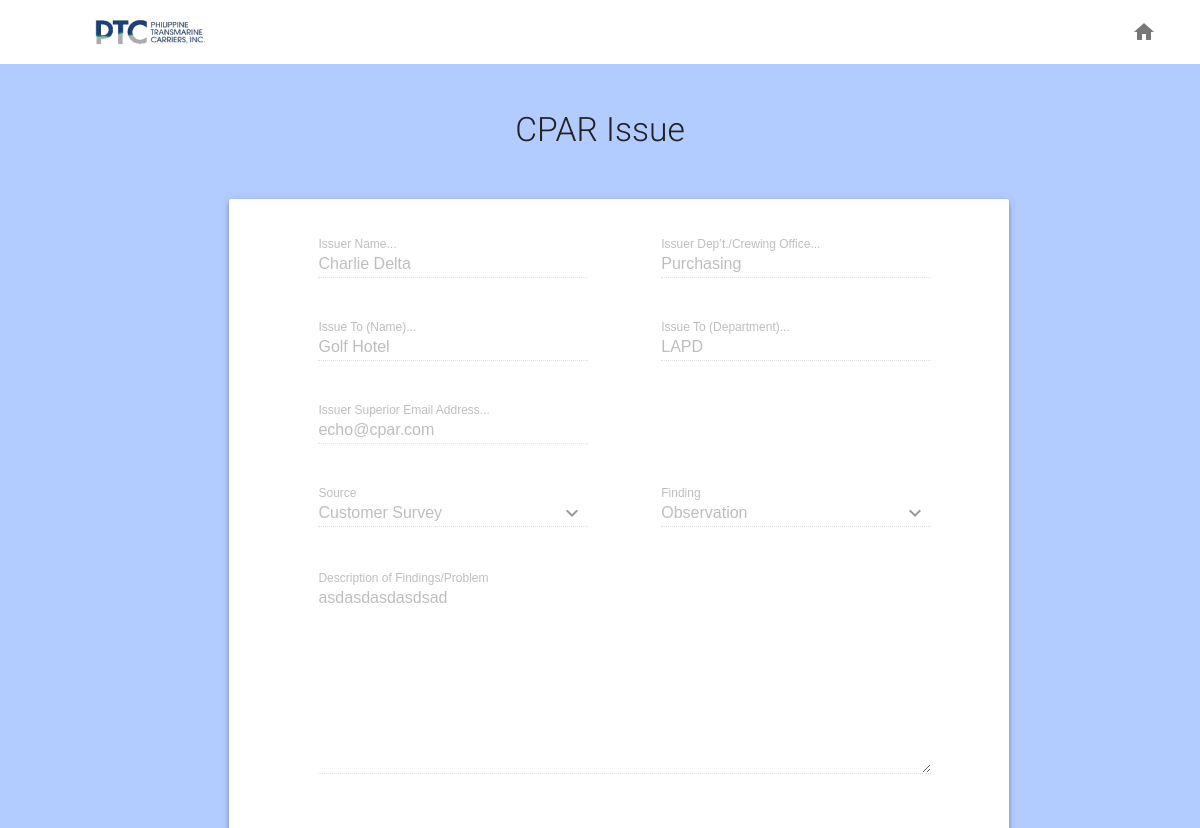
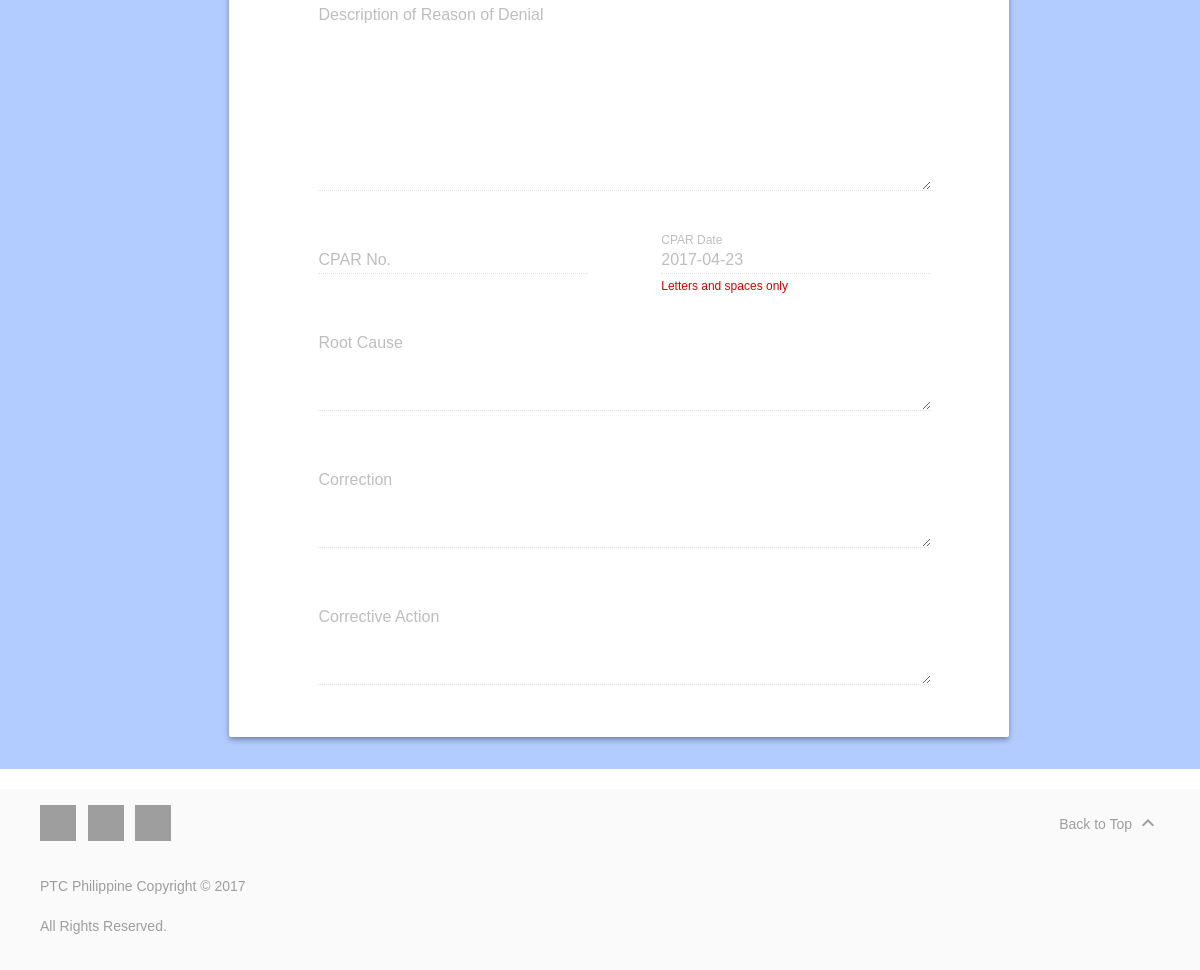
/issuer-view-issue.php?issue_id_to_view=1 (signed in), run on the app's committed database (2 pictures, top to bottom).
### tables this page shows
CREATE TABLE `iss` (
  `ISS_ID` int(11) NOT NULL AUTO_INCREMENT,
  `ISS_SRC` varchar(50) DEFAULT NULL,
  `ISS_FNDNG` varchar(50) DEFAULT NULL,
  `ISS_FNDNG_DSC` longtext,
  `ISS_APPRVL_STS` varchar(50) DEFAULT NULL,
  `ISS_VLDT_STS` varchar(50) DEFAULT NULL,
  `ISS_RSN_FR_DNL` longtext,
  `ISS_DT` date DEFAULT NULL,
  `ISS_TM` time DEFAULT NULL,
  `ISS_USR_ISSR_ID` int(11) DEFAULT NULL,
  `ISS_USR_SPR_ID` int(11) DEFAULT NULL,
  `ISS_USR_CNCRN_ID` int(11) DEFAULT NULL,
  `ISS_CNCRN_ID` int(11) DEFAULT NULL,
  `ISS_DT_CRTD` date DEFAULT NULL,
  `ISS_DT_APPRVD` date DEFAULT NULL,
  PRIMARY KEY (`ISS_ID`),
  KEY `ISS_USR_ID` (`ISS_USR_ISSR_ID`),
  KEY `ISS_USR_SPR_ID` (`ISS_USR_SPR_ID`),
  KEY `ISS_USR_CNCRN_ID` (`ISS_USR_CNCRN_ID`),
  KEY `ISS_CNCRN_ID` (`ISS_CNCRN_ID`)
);

CREATE TABLE `usr` (
  `USR_ID` int(11) unsigned NOT NULL AUTO_INCREMENT,
  `USR_NM` varchar(25) DEFAULT NULL,
  `USR_EML` varchar(25) DEFAULT NULL,
  `USR_DPRTMNT` varchar(25) DEFAULT NULL,
  `USR_ACCNT_ID` int(11) unsigned DEFAULT NULL,
  `USR_ACCNT_TYP_ID` int(11) unsigned DEFAULT NULL,
  PRIMARY KEY (`USR_ID`),
  KEY `U_ACCNT_ID` (`USR_ACCNT_ID`),
  KEY `USR_ACCNT_TYP` (`USR_ACCNT_TYP_ID`)
);

CREATE TABLE `iss_cncrn` (
  `ISS_CNCRN_ID` int(11) unsigned NOT NULL AUTO_INCREMENT,
  `ISS_CPR_NMBR` varchar(50) DEFAULT NULL,
  `ISS_RT_CSE` longtext,
  `ISS_CRRCTN` longtext,
  `ISS_CRRCTN_ACTN` longtext,
  `ISS_CPR_DT` date DEFAULT NULL,
  `ISS_CNCRN_APPRVL_STS` varchar(50) DEFAULT NULL,
  `ISS_CNCRN_VLDT_STS` varchar(50) DEFAULT NULL,
  `ISS_CNCRN_RSN_FR_DNL` longtext,
  `ISS_CNCRN_ISS_ID` int(11) unsigned DEFAULT NULL,
  PRIMARY KEY (`ISS_CNCRN_ID`),
  KEY `ISS_CNCRN_ISS_ID` (`ISS_CNCRN_ISS_ID`)
);

### include/view_issue_load_data.php (called while the page is built, shortened)
<?php
require_once('connect/connect.php');
if(isset($_GET['issue_id_to_view'])){
	$iss_id = $_GET['issue_id_to_view'];
	$sql_stmt = 'SELECT *
					FROM ISS
					WHERE ISS.ISS_ID = ' . $iss_id . ' LIMIT 1';
	if($sql = mysqli_query($con, $sql_stmt)) {
		while ($row = mysqli_fetch_array($sql, MYSQLI_ASSOC)){
			$iss_apprvl_sts = $row['ISS_APPRVL_STS'];
			$iss_vldt_sts = $row['ISS_VLDT_STS'];
			$iss_rsn_fr_dnl = $row['ISS_RSN_FR_DNL'];
			$iss_emp_id = $row['ISS_CNCRN_ID'];
			$iss_dt_apprvd = $row['ISS_DT_APPRVD'];
			$iss_data[] = $row;
		}
	}
	if($iss_apprvl_sts == 'Denied' || $iss_vldt_sts == 'VALIDATE' || empty($iss_vldt_sts)
		|| !empty($iss_rsn_fr_dnl) || empty($iss_emp_id) || empty($iss_dt_apprvd)) {
		$sql_stmt = 'SELECT *
						FROM ISS, USR
						WHERE ISS.ISS_USR_ISSR_ID=USR.USR_ID
						AND ISS.ISS_ID='.$iss_id.' LIMIT 1';
		if($sql = mysqli_query($con, $sql_stmt)) {
			while ($row = mysqli_fetch_array($sql, MYSQLI_ASSOC)) {
				$issr_data[] = $row;
			}
		}
		$sql_stmt = 'SELECT *
						FROM ISS, USR
						WHERE ISS.ISS_USR_SPR_ID=USR.USR_ID
						AND ISS.ISS_ID='.$iss_id.' LIMIT 1';
		if($sql = mysqli_query($con, $sql_stmt)) {
			while ($row = mysqli_fetch_array($sql, MYSQLI_ASSOC)) {
				$spr_data[] = $row;
			}
		}
		$sql_stmt = 'SELECT *
						FROM ISS, USR
						WHERE ISS.ISS_USR_CNCRN_ID=USR.USR_ID
						AND ISS.ISS_ID='.$iss_id.' LIMIT 1';
		if($sql = mysqli_query($con, $sql_stmt)) {
			while ($row = mysqli_fetch_array($sql, MYSQLI_ASSOC)) {
				$emp_data[] = $row;
			}
		}
	} else {
		$sql_stmt = 'SELECT *
						FROM ISS, ISS_CNCRN, USR
						WHERE ISS.ISS_ID=ISS_CNCRN.ISS_CNCRN_ISS_ID
						AND ISS.ISS_USR_ISSR_ID=USR.USR_ID
						AND ISS.ISS_ID='.$iss_id.' LIMIT 1';
		if($sql = mysqli_query($con, $sql_stmt)) {
			while ($row = mysqli_fetch_array($sql, MYSQLI_ASSOC)) {
				$cpar_no = $row['ISS_CPR_NMBR'];
				$cpar_date = $row['ISS_CPR_DT'];
				$issr_data[] = $row;
			}
		}
		$sql_stmt = 'SELECT *
						FROM ISS, ISS_CNCRN, USR
						WHERE ISS.ISS_ID=ISS_CNCRN.ISS_CNCRN_ISS_ID
						AND ISS.ISS_USR_SPR_ID=USR.USR_ID
						AND ISS.ISS_ID='.$iss_id.' LIMIT 1';
		if($sql = mysqli_query($con, $sql_stmt)) {
			while ($row = mysqli_fetch_array($sql, MYSQLI_ASSOC)) {
				$spr_data[] = $row;
			}
		}
		$sql_stmt = 'SELECT *
						FROM ISS, ISS_CNCRN, USR
						WHERE ISS.ISS_ID=ISS_CNCRN.ISS_CNCRN_ISS_ID
						AND ISS.ISS_USR_CNCRN_ID=USR.USR_ID
						AND ISS.ISS_ID='.$iss_id.' LIMIT 1';
		if($sql = mysqli_query($con, $sql_stmt)) {
			while ($row = mysqli_fetch_array($sql, MYSQLI_ASSOC)) {
				$emp_data[] = $row;
			}
		}
	}
}
?>

### issuer-view-issue.php (the view, shortened to what this page needs)
<!doctype html>
<html lang="en">
  <?php include_once('header.php');
		require_once('include/check_session.php');
		require_once('include/view_issue_load_data.php');
	?>
  <body>
    <div class="mdl-layout mdl-js-layout mdl-layout--fixed-header">
      <?php include_once('issuer/issuer-manage-account-topbar.php'); ?>
         <main class="android-content mdl-layout__content">
           <div class="page-content" style="background-color: #b3ccff">
          <br>
           <div class="mdl-tabs__panel is-active" id="demo">
              <h1>CPAR Issue</h1>
       <div class="mdl-grid">
            <div class="mdl-cell mdl-cell--2-col"></div>
            <div class="mdl-cell mdl-cell--10-col">
               <div class="mdl-grid portfolio-max-width portfolio-contact">
                <div class="mdl-cell mdl-cell--10-col mdl-card mdl-shadow--4dp">
                    <div class="mdl-card__supporting-text">
                            <form action="#" class="">
                                 <div class="mdl-grid">
                                    <div class="mdl-cell mdl-cell--1-col"></div>
                                     <div class="mdl-cell mdl-cell--5-col">
                                        <div class="mdl-textfield mdl-js-textfield mdl-textfield--floating-label" style="width: 100%">
                                            <input class="mdl-textfield__input" pattern="[A-Z,a-z, ]*" type="text" id="Name" value="<?php echo $issr_data[0]['USR_NM'];?>" disabled="true">
                                            <label class="mdl-textfield__label" for="Name">Issuer Name...</label>
                                        </div>
                                     </div>
                                     <div class="mdl-cell mdl-cell--1-col"></div>
                                     <div class="mdl-cell mdl-cell--5-col">
                                          <div class="mdl-textfield mdl-js-textfield mdl-textfield--floating-label" style="width: 100%">
                                            <input class="mdl-textfield__input" pattern="[A-Z,a-z, ]*" type="text" id="Name" value="<?php echo $issr_data[0]['USR_DPRTMNT'];?>" disabled="true">
                                            <label class="mdl-textfield__label" for="Name">Issuer Dep’t./Crewing Office...</label>
                                        </div>
                                     </div>
                                    <div class="mdl-cell mdl-cell--1-col"></div>
                                     <div class="mdl-cell mdl-cell--5-col">
                                       <div class="mdl-textfield mdl-js-textfield mdl-textfield--floating-label" style="width: 100%">
                                            <input class="mdl-textfield__input" pattern="[A-Z,a-z, ]*" type="text" id="Name"  value="<?php echo $emp_data[0]['USR_NM'];?>" disabled="true">
                                            <label class="mdl-textfield__label" for="Name">Issue To (Name)...</label>
                                        </div>
                                     </div>
                                     <div class="mdl-cell mdl-cell--1-col"></div>
                                     <div class="mdl-cell mdl-cell--5-col">
                                        <div class="mdl-textfield mdl-js-textfield mdl-textfield--floating-label" style="width: 100%">
                                            <input class="mdl-textfield__input" pattern="[A-Z,a-z, ]*" type="text" id="Name"  value="<?php echo $emp_data[0]['USR_DPRTMNT'];?>" disabled="true">
                                            <label class="mdl-textfield__label" for="Name">Issue To (Department)...</label>
                                        </div>
                                     </div>
                                     <div class="mdl-cell mdl-cell--1-col"></div>
                                     <div class="mdl-cell mdl-cell--5-col">
                                        <div class="mdl-textfield mdl-js-textfield mdl-textfield--floating-label" style="width: 100%">
                                            <input class="mdl-textfield__input" pattern="[A-Z,a-z,0-9,@,. ]*" type="email" id="Name"  value="<?php echo $spr_data[0]['USR_EML'];?>" disabled="true">
                                            <label class="mdl-textfield__label" for="Name">Issuer Superior Email Address...</label>
                                         </div>
                                     </div>
                                    <div class="mdl-cell mdl-cell--6-col"></div>
                                     <br>
                                    <div class="mdl-cell mdl-cell--1-col"></div>
                                     <div class="mdl-cell mdl-cell--5-col">
                                        <div class="mdl-textfield mdl-js-textfield mdl-textfield--floating-label getmdl-select getmdl-select__fullwidth getmdl-select__fix-height">
                                            <input class="mdl-textfield__input" type="text" id="sample" readonly tabIndex="-1"  value="<?php echo $iss_data[0]['ISS_SRC'];?>" disabled="true">
                                            <label for="sample2">
                                                <i class="mdl-icon-toggle__label material-icons">keyboard_arrow_down</i>
                                            </label>
                                            <label for="sample" class="mdl-textfield__label">Source</label>
                                        </div>
                                     </div>
                                     <br>
                                     <div class="mdl-cell mdl-cell--1-col"></div>
                                     <div class="mdl-cell mdl-cell--5-col">
                                        <div class="mdl-textfield mdl-js-textfield mdl-textfield--floating-label getmdl-select getmdl-select__fullwidth getmdl-select__fix-height">
                                            <input class="mdl-textfield__input" type="text" id="sample2" value="<?php echo $iss_data[0]['ISS_FNDNG'];?>" readonly tabIndex="-1" disabled="true">
                                            <label for="sample2">
                                                <i class="mdl-icon-toggle__label material-icons">keyboard_arrow_down</i>
                                            </label>
                                            <label for="sample2" class="mdl-textfield__label">Finding</label>
                                        </div>
                                     </div>
                                     <br>
                                     <div class="mdl-cell mdl-cell--1-col"></div>
                                     <div class="mdl-cell mdl-cell--11-col">
                                        <div class="mdl-textfield mdl-js-textfield mdl-textfield--floating-label" style="width: 100%">
                                            <textarea disabled="true" class="mdl-textfield__input" type="text" rows= "10" cols="15" id="sample5" ><?php echo $iss_data[0]['ISS_FNDNG_DSC'];?></textarea>
                                            <label class="mdl-textfield__label" for="sample5">Description of Findings/Problem</label>
                                          </div>
                                    </div>
									<div class="mdl-cell mdl-cell--1-col"></div>
                                     <div class="mdl-cell mdl-cell--11-col">
                                        <div class="mdl-textfield mdl-js-textfield mdl-textfield--floating-label" style="width: 100%">
                                            <textarea name="reason_for_denial_desc" class="mdl-textfield__input" type="text" rows= "10" cols="15" disabled="true" id="sample5" ><?php echo $iss_rsn_fr_dnl;?></textarea>
                                            <label class="mdl-textfield__label" for="sample5">Description of Reason of Denial</label>
                                          </div>
                                    </div>
									<div class="mdl-cell mdl-cell--1-col"></div>
                                     <div class="mdl-cell mdl-cell--5-col">
                                        <div class="mdl-textfield mdl-js-textfield mdl-textfield--floating-label" style="width: 100%">
                                            <input name="cpar_no" class="mdl-textfield__input" pattern="[A-Z,a-z, ]*" type="text" id="Name" disabled="true" value="<?php echo $cpar_no;?>">
                                            <label class="mdl-textfield__label" for="Name">CPAR No.</label>
                                        </div>
                                     </div>
                                     <div class="mdl-cell mdl-cell--1-col"></div>
                                     <div class="mdl-cell mdl-cell--5-col">
                                          <div class="mdl-textfield mdl-js-textfield mdl-textfield--floating-label" style="width: 100%">
                                            <input name="cpar_date" class="mdl-textfield__input" pattern="[A-Z,a-z, ]*" type="text" id="Name" disabled="true" value="<?php echo $cpar_date;?>">
                                            <label class="mdl-textfield__label" for="Name">CPAR Date</label>
                                            <span class="mdl-textfield__error">Letters and spaces only</span>
                                        </div>
                                     </div>
                                     <br>
                                     <div class="mdl-cell mdl-cell--1-col"></div>
                                     <div class="mdl-cell mdl-cell--11-col">
                                        <div class="mdl-textfield mdl-js-textfield mdl-textfield--floating-label" style="width: 100%">
                                            <textarea name="root_cause" class="mdl-textfield__input" type="text" rows= "4" cols="15" id="sample5" disabled="true" ><?php echo $root_cause;?></textarea>
                                            <label class="mdl-textfield__label" for="sample5">Root Cause</label>
                                          </div>
                                     </div>
                                     <div class="mdl-cell mdl-cell--1-col"></div>
                                     <div class="mdl-cell mdl-cell--11-col">
                                        <div class="mdl-textfield mdl-js-textfield mdl-textfield--floating-label" style="width: 100%">
                                            <textarea name="correction" class="mdl-textfield__input" type="text" rows= "4" cols="15" id="sample5" disabled="true" ><?php echo $correction;?></textarea>
                                            <label class="mdl-textfield__label" for="sample5">Correction</label>
                                          </div>
                                     </div>
                                     <div class="mdl-cell mdl-cell--1-col"></div>
                                     <div class="mdl-cell mdl-cell--11-col">
                                        <div class="mdl-textfield mdl-js-textfield mdl-textfield--floating-label" style="width: 100%">
                                            <textarea name="correction_action" class="mdl-textfield__input" type="text" rows= "4" cols="15" id="sample5" disabled="true" ><?php echo $correction_action;?></textarea>
                                            <label class="mdl-textfield__label" for="sample5">Corrective Action</label>
                                          </div>
                                     </div>
                                     <br>
                                     <br>
                                     <br>
                                </div>
                            </form>
                    </div>
                </div>
                </div>
            </div>
           </div>
            </div>
          </div>
       <?php include_once('issuer/issuer-footer.php'); ?>
      </main>
    </div>
  </body>
</html>

### data on the page
iss: USR_NM "Charlie Delta", USR_DPRTMNT "Purchasing", USR_NM "Golf Hotel", USR_DPRTMNT "LAPD", USR_EML "echo@cpar.com", ISS_SRC "Customer Survey", ISS_FNDNG "Observation", ISS_FNDNG_DSC "asdasdasdasdsad", cpar_date "2017-04-23"
